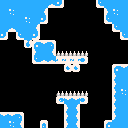

Rendered tile map (Tiled .tmx) drawn with the repository's tilesets; below, a short description and the full map source, tile grids included:
An orthogonal 16x16 tile map with 8x8 px tiles, 1 tile layer (Tile Layer 1).

<map version="1.8" tiledversion="1.8.2" orientation="orthogonal" renderorder="right-down" width="16" height="16" tilewidth="8" tileheight="8" infinite="0" nextlayerid="2" nextobjectid="1">
 <tileset firstgid="1" source="../tileset 1.tsx" />
 <layer id="1" name="Tile Layer 1" width="16" height="16">
  <data encoding="csv">
34,34,34,34,34,34,50,51,0,0,0,0,49,34,34,34,
34,36,34,34,34,35,0,0,0,0,0,0,0,33,36,34,
34,34,34,36,34,51,0,0,0,0,0,0,0,49,34,34,
34,50,34,34,35,0,0,0,0,0,0,0,0,0,49,34,
51,0,49,34,51,0,0,0,0,0,0,0,0,0,0,49,
0,0,0,71,17,18,19,0,0,0,0,0,0,0,0,0,
0,0,0,0,33,34,35,86,86,86,86,0,0,0,0,0,
0,0,0,0,49,50,50,21,21,21,22,0,0,0,0,0,
0,0,0,0,0,0,0,0,23,23,0,0,0,0,17,18,
0,0,0,0,0,0,0,0,0,0,0,0,0,0,33,34,
0,0,0,0,0,0,0,0,0,0,0,0,0,0,33,34,
0,0,0,0,0,0,0,86,86,86,86,0,0,0,33,36,
0,0,0,0,0,0,0,20,18,18,22,0,0,0,33,34,
0,0,0,0,0,0,0,0,33,35,0,0,0,0,33,34,
18,18,19,0,0,0,0,0,33,35,0,0,0,0,33,34,
34,36,35,0,0,39,0,0,33,35,0,0,0,17,34,34
</data>
 </layer>
</map>
